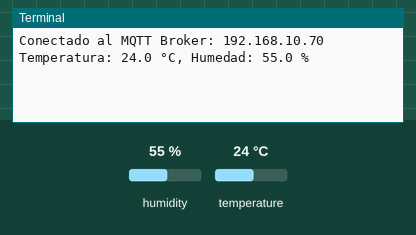
Recording of a program running on a simulated Raspberry Pi (BCM pin numbers). Parts: the last lines printed to the terminal. The test bench sets the inputs (shaded band); at power-on: humidity 55 %, temperature 24 °C. No MQTT or app messages arrive unless stated.

Above: at 1.3 s.
1.4 s: humidity set to 22 %
At 2.1 s:
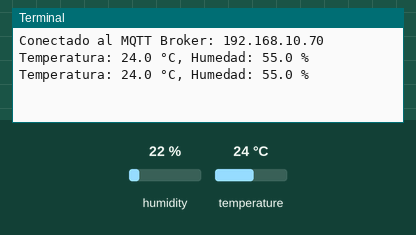
4.4 s: temperature set to 12 °C
At 6.9 s:
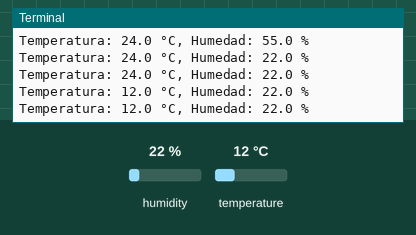
7.4 s: humidity set to 40 %
At 9.2 s:
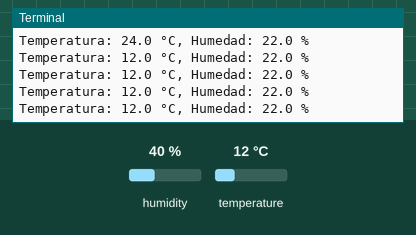
Timing chart, 0 to 10.7 s (numbered marks = the images above; inputs shaded):
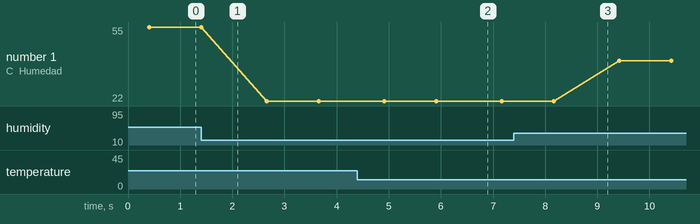

Measured:
- after the input at 4.4 s, the terminal: prints a new line after 0.51 s (image 2)
- plotted number 1: 55 → 22 after the input at 1.4 s, 22 → 40 after the input at 7.4 s

The program:

dhtMQTT.py
```python
'''
Nombre: dhtMQTT.py
Autor: David Velásquez
Fecha: 15-05-2024
Descripción: Monitorea la temperatura y humedad del ambiente (DHT22) conectado al pin
GPIO17 cada segundo y la envia a un servidor MQTT.
'''

# Librerías
import board
import adafruit_dht
import paho.mqtt.client as mqtt
import json
import time

# Etiquetado de pines
DHT = adafruit_dht.DHT22(board.D17)

# Constantes
TENVIO = 1
BROKER = "192.168.10.70"
PUERTO = 1883
USUARIO = "admin"
PASSWORD = "semillero"
TOPICO = "/rpi5-dvelas25/dht"

# Variables
temperatura = 0
humedad = 0

# Subrutinas y/o funciones
def on_connect(client, userdata, flags, rc, properties):
    if rc == 0:
        print(f"Conectado al MQTT Broker: {BROKER}")
    else:
        print(f"Fallo en la conexión MQTT, código rc: {rc}")

# Configuración
## Comunicaciones
mqtt_client = mqtt.Client(mqtt.CallbackAPIVersion.VERSION2)
mqtt_client.username_pw_set(USUARIO, PASSWORD)
mqtt_client.on_connect = on_connect
mqtt_client.connect(BROKER, PUERTO)
mqtt_client.loop_start()

# Ejecución
while True:
    try:
        temperatura = DHT.temperature
        humedad = DHT.humidity
        print(f"Temperatura: {temperatura} °C, Humedad: {humedad} %")
        payload = {
            "temperatura": temperatura,
            "humedad": humedad
        }
        mqtt_client.publish(TOPICO, json.dumps(payload))
    except RuntimeError as error:
        print(error.args[0])
    time.sleep(TENVIO)
mqtt_client.loop_stop()
```
